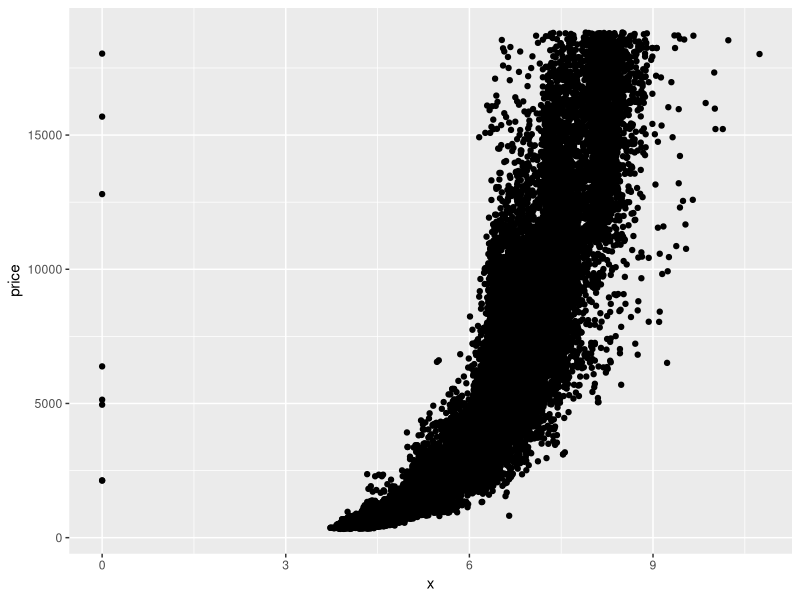
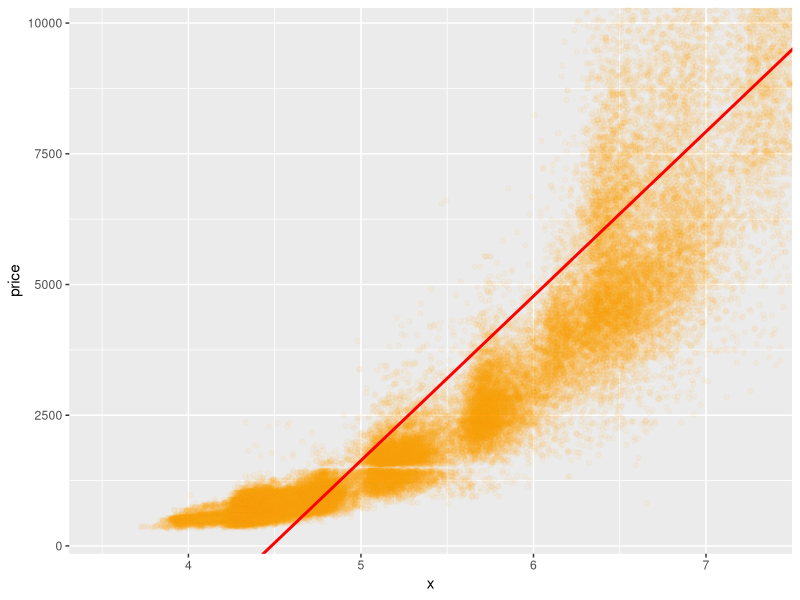
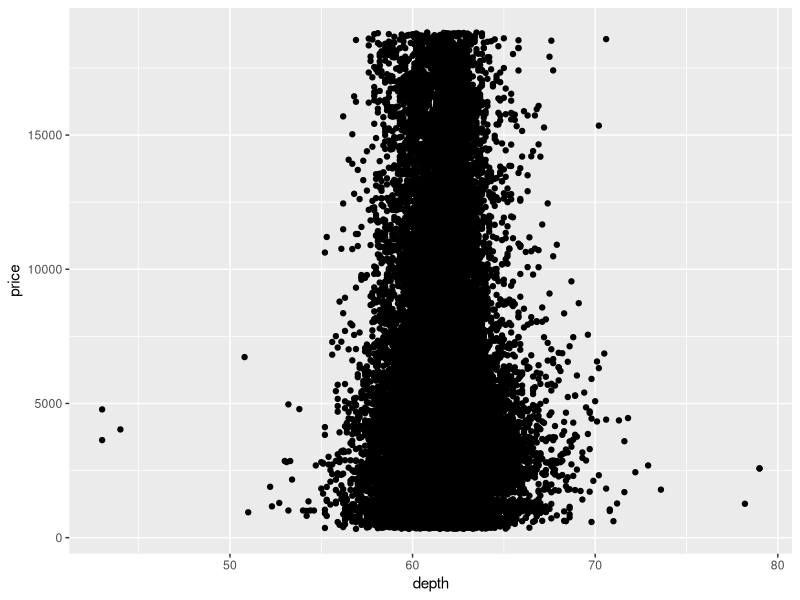
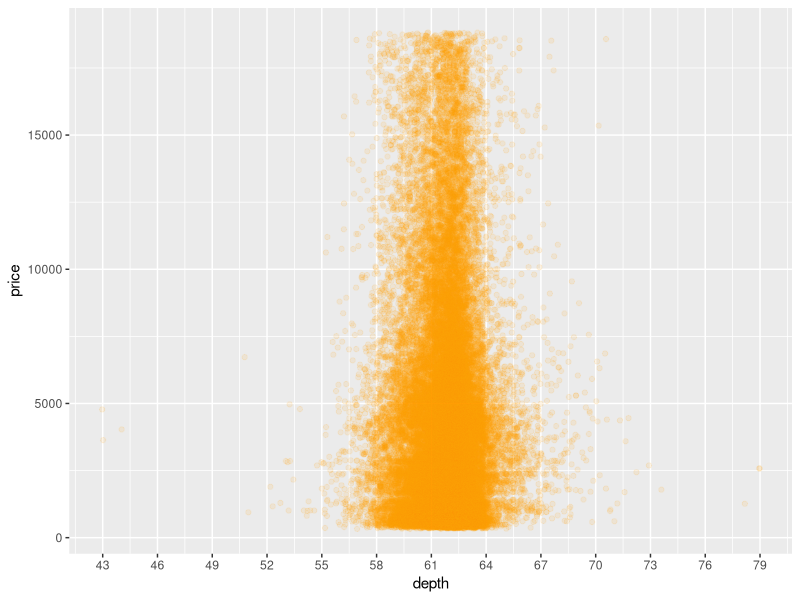
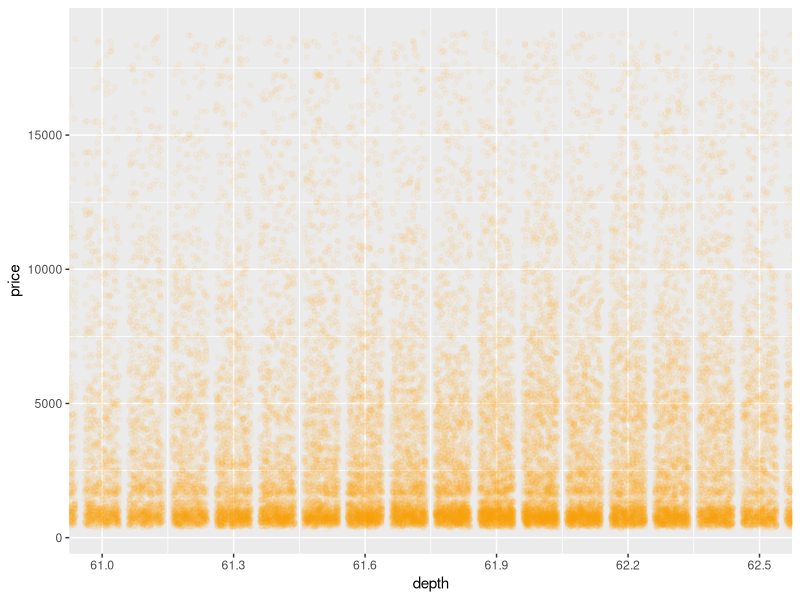
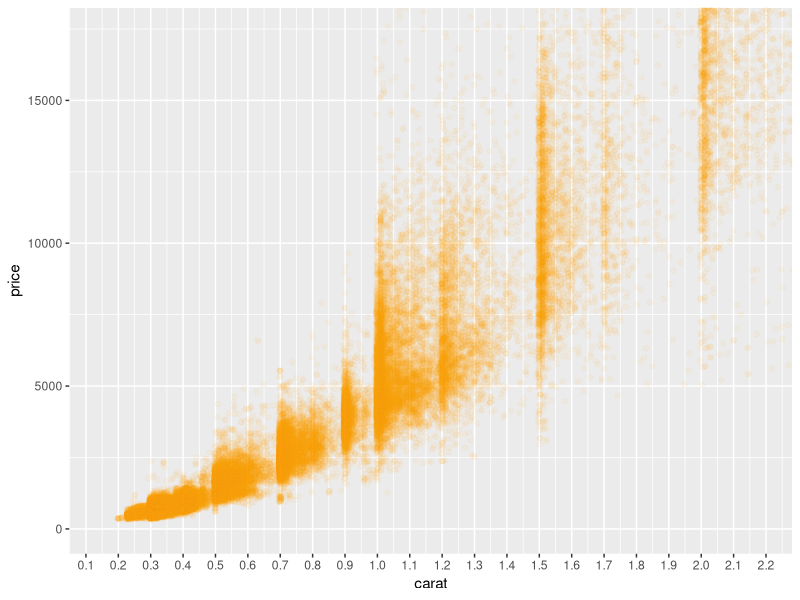
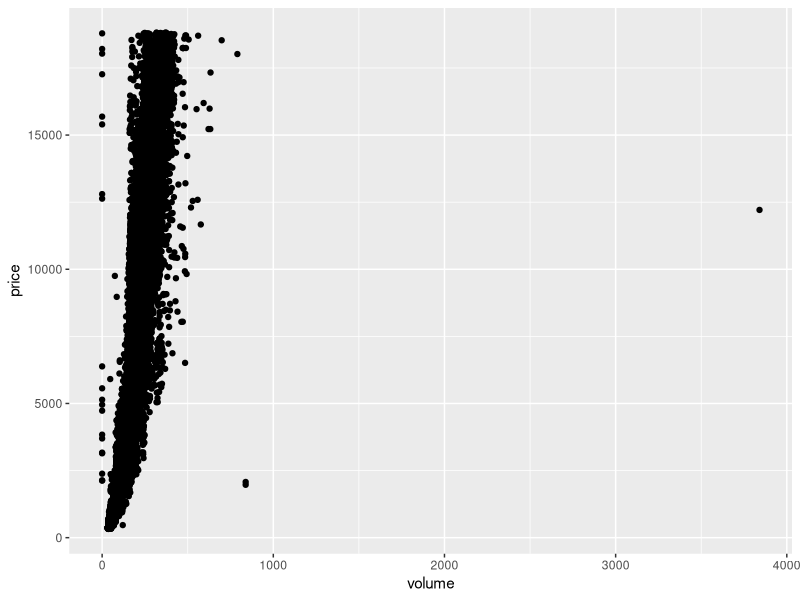
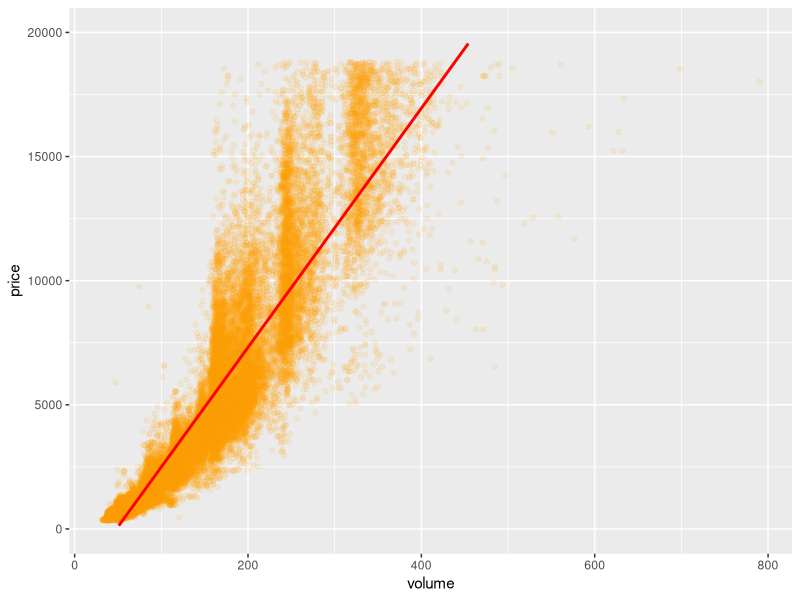

Reproduce these figures in R, in order.
## ---- chunk 1
library(ggplot2)
data(diamonds)
summary(diamonds$price)
summary(diamonds$x)
ggplot(aes(x = x, y = price), data = diamonds) +
  geom_point() 
## ---- chunk 2
with(diamonds, cor.test(x, price))
with(diamonds, cor.test(y, price))
with(diamonds, cor.test(z, price))
## ---- chunk 3
ggplot(aes(x = x, y = price), data = diamonds) +
  coord_cartesian(xlim = c(3.5, quantile(diamonds$x, 0.90)), 
                  ylim = c(326, quantile(diamonds$price, 0.9))) +
  geom_point(alpha = 1/20, 
             position = position_jitter(h = 0),
             color = 'orange')  +
  geom_smooth(method = 'lm', color = 'red')
## ---- chunk 4
ggplot(aes(x = depth, y = price), data = diamonds) +
  geom_point() 
## ---- chunk 5
#summary(diamonds$price)
summary(diamonds$depth)
ggplot(aes(x = depth, y = price), data = diamonds) +
  geom_point(alpha = 1/10,
             position = position_jitter(h = 0),
             color = 'orange') +
  scale_x_continuous(breaks = seq(43, 79, 3))
## ---- chunk 6
ggplot(aes(x = depth, y = price), data = diamonds) +
  geom_point(alpha = 1/20,
             position = position_jitter(h = 0),
             color = 'orange') +
  scale_x_continuous(breaks = seq(61, 62.5, 0.3)) +
  coord_cartesian(xlim = c(61, 62.5))
## ---- chunk 7
cor.test(diamonds$depth, diamonds$price)
## ---- chunk 8
ggplot(aes(x = carat, y = price), data = diamonds) +
  geom_point(alpha = 1/20,
             position = position_jitter(h = 0),
             color = 'orange') +
  scale_x_continuous(breaks = seq(0, 3, 0.1)) +
  coord_cartesian(xlim = c(0.15, quantile(diamonds$carat, 0.99)),
                  ylim = c(0, quantile(diamonds$price, 0.99)))
## ---- chunk 9
diamonds$volume <- diamonds$x * diamonds$y * diamonds$z

ggplot(aes(x = volume, y = price), data = diamonds) +
  geom_point()
## ---- chunk 10
dim(subset(diamonds, volume == 0))[1]
## ---- chunk 11
with(subset(diamonds, volume != 0 & volume <= 800),
     cor.test(volume, price))
## ---- chunk 12
ggplot(aes(x = volume, y = price), 
       data = subset(diamonds, volume != 0 & volume <= 800)) +
  geom_point(alpha = 1/10,
             position = position_jitter(h = 0),
             color = 'orange')  +
  ylim(0, 20000) +
  geom_smooth(method = 'lm', color = 'red', size = 1)
## ---- chunk 13
library(dplyr)
# group data frame by clarity
clarity_groups <- group_by(diamonds, clarity)
# summarize the clarity_groups in the new data frame
diamondsByClarity <- summarise(clarity_groups,
                               mean_price = mean(price),
                               median_price = median(price),
                               min_price = min(price),
                               max_price = max(price),
                               n = n())
# sort it by clarity
diamondsByClarity <- arrange(diamondsByClarity, clarity)
head(diamondsByClarity)
## ---- chunk 14
diamonds_mp_by_clarity <- summarise(clarity_groups, mean_price = mean(price))
diamonds_mp_by_clarity <- arrange(diamonds_mp_by_clarity, mean_price)
diamonds_by_color <- group_by(diamonds, color)
diamonds_mp_by_color <- summarise(diamonds_by_color, mean_price = mean(price))
diamonds_mp_by_color <- arrange(diamonds_mp_by_color, mean_price)
head(diamonds_mp_by_clarity)
head(diamonds_mp_by_color)
## ---- chunk 15
p1 <- barplot(diamonds_mp_by_clarity$mean_price, 
        names.arg = diamonds_mp_by_clarity$clarity,
        main = 'Diamond Price by Clarity')

p2 <- barplot(diamonds_mp_by_color$mean_price, 
        names.arg = diamonds_mp_by_color$color,
        main = 'Diamond Price by Color')

#library(gridExtra)

#grid.arrange(p1,p2, ncol=1)


